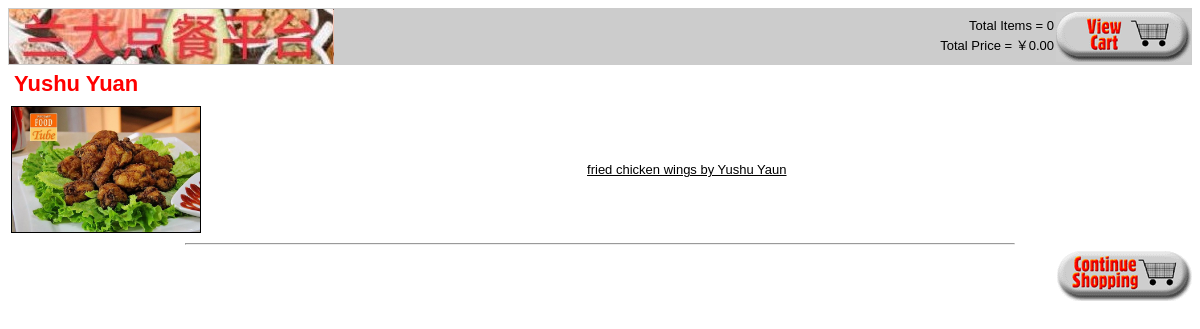
The app's page /show_cat.php?catid=2, older data.
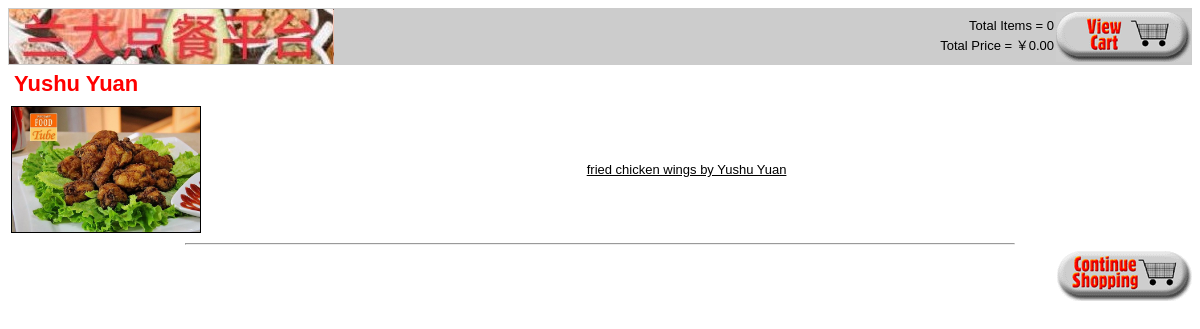
The same page, newer data.
### tables this page shows
CREATE TABLE `merchants` (
  `catid` int(10) UNSIGNED NOT NULL,
  `catname` char(60) NOT NULL,
  `phone` char(20) DEFAULT NULL,
  `address` char(100) DEFAULT NULL,
  `recommend` int(10) UNSIGNED DEFAULT NULL
);

CREATE TABLE `foods` (
  `foodid` int(10) UNSIGNED NOT NULL,
  `title` char(100) DEFAULT NULL,
  `catid` int(10) UNSIGNED DEFAULT NULL,
  `price` float(4,2) NOT NULL,
  `stock` int(10) UNSIGNED DEFAULT NULL,
  `status` int(10) UNSIGNED DEFAULT NULL,
  `description` varchar(255) DEFAULT NULL,
  `rest` varchar(32) NOT NULL
);

### food_fns.php (called while the page is built, shortened)
<?php
function get_merchant_name($catid) {
   $conn = db_connect();
   $query = "select catname from merchants
             where catid = '".$conn->real_escape_string($catid)."'";
   $result = @$conn->query($query);
   $row = $result->fetch_object();
   return $row->catname;
}
function get_foods($catid) {
   $conn = db_connect();
   $query = "select * from foods where catid = '".$conn->real_escape_string($catid)."'";
   $result = @$conn->query($query);
   $result = db_result_to_array($result);
   return $result;
}
?>

### output_fns.php (the view, shortened to what this page needs)
<?php
function do_html_header($title = '') {
?>
  <html>
  <head>
  </head>
  <body>
  <table width="100%" border="0" cellspacing="0" bgcolor="#cccccc">
  <tr>
  <td rowspan="2">
  <a href="index.php"><img src="images/LZU-food-ordering.jpg" alt="foodorama" border="0"
       align="left" valign="bottom" height="55" width="325"/></a>
  </td>
  <td align="right" valign="bottom">
  <?php
     if(isset($_SESSION['admin_user'])) {
       echo "&nbsp;";
     } else {
       echo "Total Items = " . htmlspecialchars($_SESSION['items']);
     }
  ?>
  </td>
  <td align="right" rowspan="2" width="135">
  <?php
     if(isset($_SESSION['admin_user'])) {
       display_button('logout.php', 'log-out', 'Log Out');
     } else {
       display_button('show_cart.php', 'view-cart', 'View Your Shopping Cart');
     }
  ?>
  </tr>
  <tr>
  <td align="right" valign="top">
  <?php
     if(isset($_SESSION['admin_user'])) {
       echo "&nbsp;";
     } else {
       echo "Total Price = ￥".number_format($_SESSION['total_price'],2);
     }
  ?>
  </td>
  </tr>
  </table>
<?php
  if($title) {
    do_html_heading($title);
  }
}
function do_html_footer() {
?>
  </body>
  </html>
<?php
}
function do_html_heading($heading) {
?>
  <h2><?php echo htmlspecialchars($heading); ?></h2>
<?php
}
function do_html_URL($url, $name) {
?>
  <a href="<?php echo htmlspecialchars($url); ?>"><?php echo $name; ?></a><br />
<?php
}
function display_foods($food_array) {
  if (!is_array($food_array)) {
    echo "<p>No foods currently available in this merchant</p>";
  } else {
    echo "<table width=\"100%\" border=\"0\">";
    foreach ($food_array as $row) {
      $url = "show_food.php?foodid=" . urlencode($row['foodid']);
      echo "<tr><td>";
      if (@file_exists("images/{$row['foodid']}.jpg")) {
        $title = "<img src=\"images/". htmlspecialchars($row['foodid']) . ".jpg\"
                  height=\"125\" style=\"border: 1px solid black\"/>";
        do_html_url($url, $title);
      } else {
        echo "&nbsp;";
      }
      echo "</td><td>";
      echo "</td></tr>";
    }
    echo "</table>";
  }
  echo "<hr />";
}
?>
<?php
function display_button($target, $image, $alt) {
  echo "<div align=\"right\"><a href=\"".htmlspecialchars($target)."\">
          <img src=\"images/".htmlspecialchars($image).".gif\"
           alt=\"".htmlspecialchars($alt)."\" border=\"0\" height=\"50\"
           width=\"135\"/></a></div>";
}
?>

### show_cat.php (shortened to what this page needs)
<?php
  $catid = $_GET['catid'];
  $name = get_merchant_name($catid);
  do_html_header($name);
  $food_array = get_foods($catid);
  display_foods($food_array);
  if(isset($_SESSION['admin_user'])) {
    display_button("index.php", "continue", "Continue Shopping");
    display_button("admin.php", "admin-menu", "Admin Menu");
    display_button("edit_merchant_form.php?catid=". urlencode($catid),
                   "edit-merchant", "Edit merchant");
  } else {
    display_button("index.php", "continue-shopping", "Continue Shopping");
  }
  do_html_footer();
?>

### output_fns.php (style rules this page uses)
h2 { font-family: Arial, Helvetica, sans-serif; font-size: 22px; color: red; margin: 6px }
body { font-family: Arial, Helvetica, sans-serif; font-size: 13px }
li, td { font-family: Arial, Helvetica, sans-serif; font-size: 13px }
hr { color: #FF0000; width:70%; text-align:center }
a { color: #000000 }

Row changes from the older to the newer data that the page shows:
changed foods: name "fried chicken wings by Yushu Yaun" → "fried chicken wings by Yushu Yuan"
